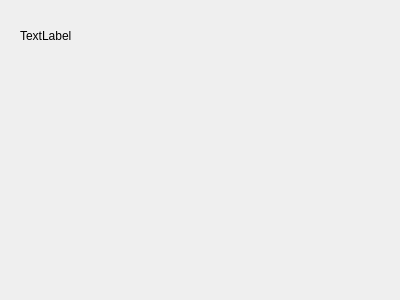
<?xml version="1.0" encoding="UTF-8"?>
<ui version="4.0">
 <class>Widget</class>
 <widget class="QWidget" name="Widget">
  <property name="geometry">
   <rect>
    <x>0</x>
    <y>0</y>
    <width>400</width>
    <height>300</height>
   </rect>
  </property>
  <property name="windowTitle">
   <string>Widget</string>
  </property>
  <widget class="QLabel" name="label">
   <property name="geometry">
    <rect>
     <x>20</x>
     <y>30</y>
     <width>54</width>
     <height>12</height>
    </rect>
   </property>
   <property name="text">
    <string>TextLabel</string>
   </property>
  </widget>
 </widget>
 <layoutdefault spacing="6" margin="11"/>
 <resources/>
 <connections/>
</ui>
